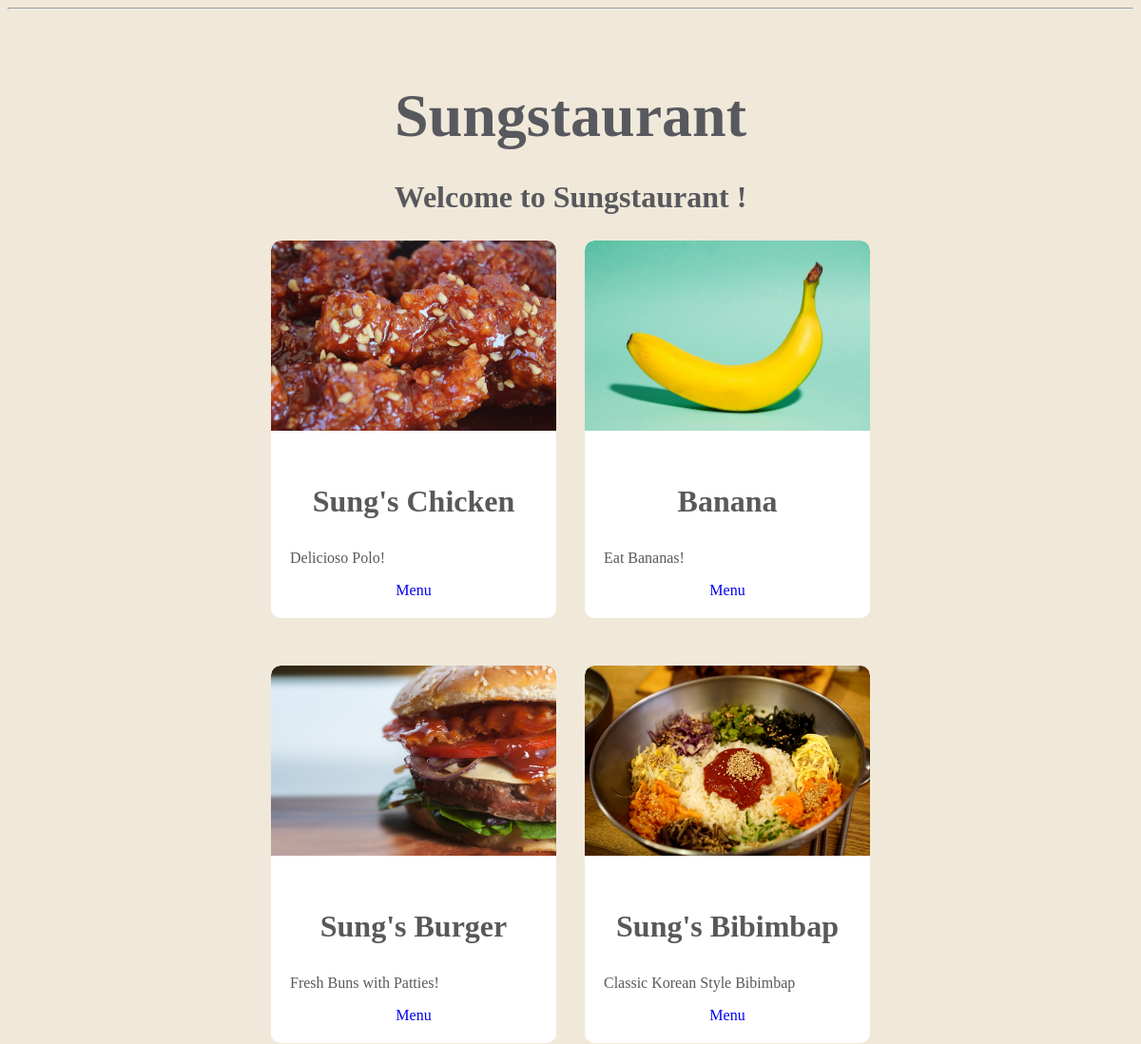
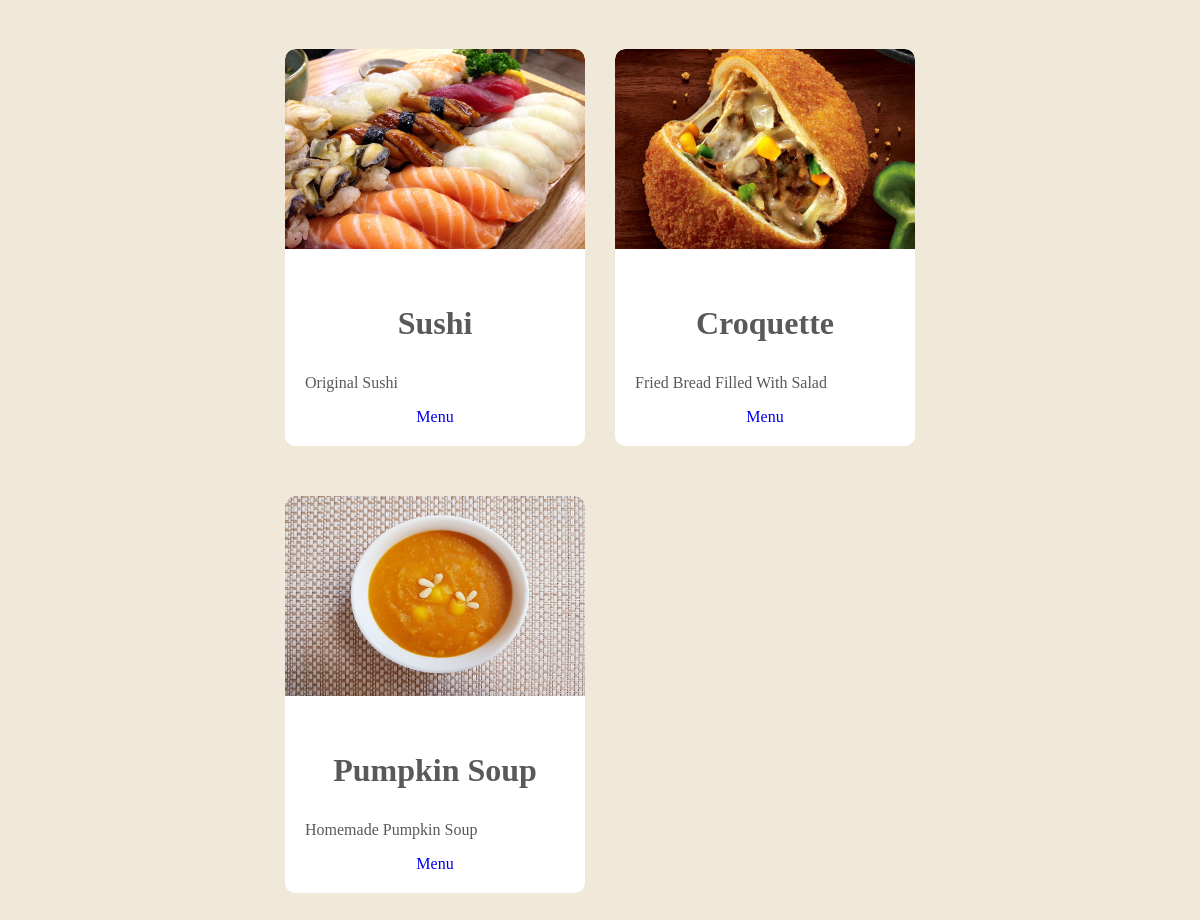
The page /foods/menu/ on the database its author committed (2 pictures, top to bottom).
### foods/models.py (models this page shows, shortened)
class Menu(models.Model):
    name = models.CharField(max_length=50)
    description = models.CharField(max_length=100)
    price = models.IntegerField()
    img_path = models.CharField(max_length=255)

### foods/views.py (the view)
# urls.py: path('menu/', views.index),
def index(request):
    today = datetime.today().date()
    menus = Menu.objects.all()
    context = {'date' : today}
    context = {'menus': menus}
    return render(request, 'foods/index.html', context=context)

### foods/templates/foods/index.html (shortened to what this page needs)
{% extends './base.html' %}
{% load static %}
{% block food-container %}
  {% for menu in menus %}
    <div class="food">
      <img src="{% get_static_prefix %}{{menu.img_path}}" width="300px" height="200px"/>
      <div class="info">
        <h3>{{menu.name}}</h3>
        <P>{{menu.description}}</p>
        <a href="{{menu.id}}">Menu</a>
      </div>
    </div>
  {% endfor %}
{% endblock food-container %}

### foods/templates/foods/base.html (shortened to what this page needs)
{% load static %}
<!DOCTYPE html>
<html>
<head>
    <link rel="stylesheet" href={% static "foods/css/styles.css"%}>
</head>
<body>
    <hr/>
    <h1>Sungstaurant</h1>
    <h2>Welcome to Sungstaurant !</h2>
    <div class="food-container">
        {% block food-container %}
        {% endblock food-container %}
    </div>
</body>
</html>

### foods/static/foods/css/styles.css (style rules this page uses)
* { box-sizing: border-box; }
body { background-color : #f0e8d9; }
h1 { text-align: center; font-size:64px; color: #58595e; margin-top: 75px; margin-bottom: 30px; font-family: Jua; }
h2 { text-align: center; font-size:32px; color: #58595e; font-family: Jua; }
.food-container { width:660px; margin-left: auto; margin-right: auto; }
.food { background-color : white; width: 300px; margin-left: auto; margin-right: auto; border-radius: 10px; overflow: hidden; margin-bottom: 50px; float: left; margin-left: 15px; margin-right: 15px; }
.food h3 { color: #58595b; font-size: 32px; font-family: Jua; }
.food p { color: #58595b; font-size: 16px; font-family: Jua; text-align: left; }
.food a { color: #0000ee; font-size: 16px; font-family: Jua; text-decoration: none; }
.food .info { padding: 20px; text-align: center; }
.food img { border-top-left-radius: 10px; border-top-right-radius: 10px; }

### rows shown on the page
Menu: img_path (picture), name "Sung's Chicken", description "Delicioso Polo!"
Menu: img_path (picture), name "Banana", description "Eat Bananas!"
Menu: img_path (picture), name "Sung's Burger", description "Fresh Buns with Patties!"
Menu: img_path (picture), name "Sung's Bibimbap", description "Classic Korean Style Bibimbap"
Menu: img_path (picture), name "Sushi", description "Original Sushi"
Menu: img_path (picture), name "Croquette", description "Fried Bread Filled With Salad"
Menu: img_path (picture), name "Pumpkin Soup", description "Homemade Pumpkin Soup"
